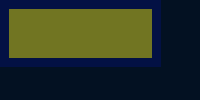
             <widget class="QWidget" name="defaultWindow">
              <property name="sizePolicy">
               <sizepolicy hsizetype="Preferred" vsizetype="Preferred">
                <horstretch>152</horstretch>
                <verstretch>0</verstretch>
               </sizepolicy>
              </property>
              <layout class="QHBoxLayout" name="horizontalLayout_12">
               <property name="spacing">
                <number>0</number>
               </property>
               <property name="leftMargin">
                <number>0</number>
               </property>
               <property name="topMargin">
                <number>0</number>
               </property>
               <property name="rightMargin">
                <number>0</number>
               </property>
               <property name="bottomMargin">
                <number>0</number>
               </property>
               <item>
                <widget class="QWidget" name="widget_3" native="true">
                 <property name="sizePolicy">
                  <sizepolicy hsizetype="Preferred" vsizetype="Preferred">
                   <horstretch>122</horstretch>
                   <verstretch>0</verstretch>
                  </sizepolicy>
                 </property>
                 <property name="styleSheet">
                  <string notr="true">background:rgb(136,68,12)
</string>
                 </property>
                 <layout class="QVBoxLayout" name="verticalLayout_6">
                  <property name="spacing">
                   <number>0</number>
                  </property>
                  <property name="leftMargin">
                   <number>0</number>
                  </property>
                  <property name="topMargin">
                   <number>0</number>
                  </property>
                  <property name="rightMargin">
                   <number>0</number>
                  </property>
                  <property name="bottomMargin">
                   <number>0</number>
                  </property>
                  <item>
                   <widget class="QStackedWidget" name="fieldD">
                    <property name="sizePolicy">
                     <sizepolicy hsizetype="Preferred" vsizetype="Preferred">
                      <horstretch>0</horstretch>
                      <verstretch>6</verstretch>
                     </sizepolicy>
                    </property>
                    <property name="minimumSize">
                     <size>
                      <width>0</width>
                      <height>0</height>
                     </size>
                    </property>
                    <property name="baseSize">
                     <size>
                      <width>0</width>
                      <height>0</height>
                     </size>
                    </property>
                    <property name="styleSheet">
                     <string notr="true"/>
                    </property>
                    <property name="currentIndex">
                     <number>0</number>
                    </property>
                    <widget class="dmiLabel" name="fieldD_power">
                     <property name="styleSheet">
                      <string notr="true">background:rgb(3,17,68)
</string>
                     </property>
                     <layout class="QVBoxLayout" name="verticalLayout_17">
                      <item>
                       <widget class="power" name="widgetPower" native="true">
                        <property name="sizePolicy">
                         <sizepolicy hsizetype="Preferred" vsizetype="Preferred">
                          <horstretch>0</horstretch>
                          <verstretch>0</verstretch>
                         </sizepolicy>
                        </property>
                        <property name="minimumSize">
                         <size>
                          <width>0</width>
                          <height>0</height>
                         </size>
                        </property>
                        <property name="baseSize">
                         <size>
                          <width>274</width>
                          <height>274</height>
                         </size>
                        </property>
                        <property name="styleSheet">
                         <string notr="true">background:rgb(113,117,34)
</string>
                        </property>
                       </widget>
                      </item>
                     </layout>
                    </widget>
                    <widget class="dmiLabel" name="fieldD_planning">
                     <property name="styleSheet">
                      <string notr="true">background:rgb(6,34,68)
</string>
                     </property>
                    </widget>
                   </widget>
                  </item>
                  <item>
                   <widget class="dmiLabel" name="fieldG" native="true">
                    <property name="sizePolicy">
                     <sizepolicy hsizetype="Preferred" vsizetype="Preferred">
                      <horstretch>0</horstretch>
                      <verstretch>3</verstretch>
                     </sizepolicy>
                    </property>
                    <property name="minimumSize">
                     <size>
                      <width>0</width>
                      <height>0</height>
                     </size>
                    </property>
                    <property name="baseSize">
                     <size>
                      <width>0</width>
                      <height>0</height>
                     </size>
                    </property>
                    <property name="styleSheet">
                     <string notr="true">background:rgb(12,68,136)
</string>
                    </property>
                    <layout class="QVBoxLayout" name="verticalLayout_5">
                     <property name="spacing">
                      <number>0</number>
                     </property>
                     <property name="leftMargin">
                      <number>0</number>
                     </property>
                     <property name="topMargin">
                      <number>0</number>
                     </property>
                     <property name="rightMargin">
                      <number>0</number>
                     </property>
                     <property name="bottomMargin">
                      <number>0</number>
                     </property>
                     <item>
                      <widget class="QWidget" name="fieldGA" native="true">
                       <property name="sizePolicy">
                        <sizepolicy hsizetype="Preferred" vsizetype="Preferred">
                         <horstretch>27</horstretch>
                         <verstretch>25</verstretch>
                        </sizepolicy>
                       </property>
                       <property name="minimumSize">
                        <size>
                         <width>0</width>
                         <height>0</height>
                        </size>
                       </property>
                       <property name="baseSize">
                        <size>
                         <width>0</width>
                         <height>0</height>
                        </size>
                       </property>
                       <property name="styleSheet">
                        <string notr="true">background:rgb(6,34,68)
</string>
                       </property>
                       <layout class="QHBoxLayout" name="horizontalLayout_3">
                        <property name="spacing">
                         <number>0</number>
                        </property>
                        <property name="leftMargin">
                         <number>0</number>
                        </property>
                        <property name="topMargin">
                         <number>0</number>
                        </property>
                        <property name="rightMargin">
                         <number>0</number>
                        </property>
                        <property name="bottomMargin">
                         <number>0</number>
                        </property>
                        <item>
                         <widget class="dmiLabel" name="fieldG1" native="true">
                          <property name="sizePolicy">
                           <sizepolicy hsizetype="Preferred" vsizetype="Preferred">
                            <horstretch>0</horstretch>
                            <verstretch>0</verstretch>
                           </sizepolicy>
                          </property>
                          <property name="minimumSize">
                           <size>
                            <width>0</width>
                            <height>0</height>
                           </size>
                          </property>
                          <property name="baseSize">
                           <size>
                            <width>0</width>
                            <height>0</height>
                           </size>
                          </property>
                          <property name="styleSheet">
                           <string notr="true">background:rgb(3,17,34)
</string>
                          </property>
                         </widget>
                        </item>
                        <item>
                         <widget class="dmiLabel" name="fieldG2" native="true">
                          <property name="sizePolicy">
                           <sizepolicy hsizetype="Preferred" vsizetype="Preferred">
                            <horstretch>0</horstretch>
                            <verstretch>0</verstretch>
                           </sizepolicy>
                          </property>
                          <property name="minimumSize">
                           <size>
                            <width>0</width>
                            <height>0</height>
                           </size>
                          </property>
                          <property name="baseSize">
                           <size>
                            <width>0</width>
                            <height>0</height>
                           </size>
                          </property>
                          <property name="styleSheet">
                           <string notr="true">background:rgb(3,17,34)
</string>
                          </property>
                         </widget>
                        </item>
                        <item>
                         <widget class="dmiLabel" name="fieldG3" native="true">
                          <property name="sizePolicy">
                           <sizepolicy hsizetype="Preferred" vsizetype="Preferred">
                            <horstretch>0</horstretch>
                            <verstretch>0</verstretch>
                           </sizepolicy>
                          </property>
                          <property name="minimumSize">
                           <size>
                            <width>0</width>
                            <height>0</height>
                           </size>
                          </property>
                          <property name="baseSize">
                           <size>
                            <width>0</width>
                            <height>0</height>
                           </size>
                          </property>
                          <property name="styleSheet">
                           <string notr="true">background:rgb(3,17,34)
</string>
                          </property>
                         </widget>
                        </item>
                        <item>
                         <widget class="dmiLabel" name="fieldG4" native="true">
                          <property name="sizePolicy">
                           <sizepolicy hsizetype="Preferred" vsizetype="Preferred">
                            <horstretch>0</horstretch>
                            <verstretch>0</verstretch>
                           </sizepolicy>
                          </property>
                          <property name="minimumSize">
                           <size>
                            <width>0</width>
                            <height>0</height>
                           </size>
                          </property>
                          <property name="baseSize">
                           <size>
                            <width>0</width>
                            <height>0</height>
                           </size>
                          </property>
                          <property name="styleSheet">
                           <string notr="true">background:rgb(3,17,34)
</string>
                          </property>
                         </widget>
                        </item>
                        <item>
                         <widget class="dmiLabel" name="fieldG5" native="true">
                          <property name="sizePolicy">
                           <sizepolicy hsizetype="Preferred" vsizetype="Preferred">
                            <horstretch>0</horstretch>
                            <verstretch>0</verstretch>
                           </sizepolicy>
                          </property>
                          <property name="minimumSize">
                           <size>
                            <width>0</width>
                            <height>0</height>
                           </size>
                          </property>
                          <property name="baseSize">
                           <size>
                            <width>0</width>
                            <height>0</height>
                           </size>
                          </property>
                          <property name="styleSheet">
                           <string notr="true">background:rgb(3,17,34)
</string>
                          </property>
                         </widget>
                        </item>
                       </layout>
                      </widget>
                     </item>
                     <item>
                      <widget class="QWidget" name="fieldGB" native="true">
                       <property name="sizePolicy">
                        <sizepolicy hsizetype="Preferred" vsizetype="Preferred">
                         <horstretch>27</horstretch>
                         <verstretch>25</verstretch>
                        </sizepolicy>
                       </property>
                       <property name="minimumSize">
                        <size>
                         <width>0</width>
                         <height>0</height>
                        </size>
                       </property>
                       <property name="baseSize">
                        <size>
                         <width>0</width>
                         <height>0</height>
                        </size>
                       </property>
                       <property name="styleSheet">
                        <string notr="true">background:rgb(6,34,68)
</string>
                       </property>
                       <layout class="QHBoxLayout" name="horizontalLayout_4">
                        <property name="spacing">
                         <number>0</number>
                        </property>
                        <property name="leftMargin">
                         <number>0</number>
                        </property>
                        <property name="topMargin">
                         <number>0</number>
                        </property>
                        <property name="rightMargin">
                         <number>0</number>
                        </property>
                        <property name="bottomMargin">
                         <number>0</number>
                        </property>
                        <item>
                         <widget class="dmiLabel" name="fieldG6" native="true">
                          <property name="sizePolicy">
                           <sizepolicy hsizetype="Preferred" vsizetype="Preferred">
                            <horstretch>0</horstretch>
                            <verstretch>0</verstretch>
                           </sizepolicy>
                          </property>
                          <property name="minimumSize">
                           <size>
                            <width>0</width>
                            <height>0</height>
                           </size>
                          </property>
                          <property name="baseSize">
                           <size>
                            <width>0</width>
                            <height>0</height>
                           </size>
                          </property>
                          <property name="styleSheet">
                           <string notr="true">background:rgb(3,17,34)
</string>
                          </property>
                         </widget>
                        </item>
                        <item>
                         <widget class="dmiLabel" name="fieldG7" native="true">
                          <property name="sizePolicy">
                           <sizepolicy hsizetype="Preferred" vsizetype="Preferred">
                            <horstretch>0</horstretch>
                            <verstretch>0</verstretch>
                           </sizepolicy>
                          </property>
                          <property name="minimumSize">
                           <size>
                            <width>0</width>
                            <height>0</height>
                           </size>
                          </property>
                          <property name="baseSize">
                           <size>
                            <width>0</width>
                            <height>0</height>
                           </size>
                          </property>
                          <property name="styleSheet">
                           <string notr="true">background:rgb(3,17,34)
</string>
                          </property>
                         </widget>
                        </item>
                        <item>
                         <widget class="dmiLabel" name="fieldG8" native="true">
                          <property name="sizePolicy">
                           <sizepolicy hsizetype="Preferred" vsizetype="Preferred">
                            <horstretch>0</horstretch>
                            <verstretch>0</verstretch>
                           </sizepolicy>
                          </property>
                          <property name="minimumSize">
                           <size>
                            <width>0</width>
                            <height>0</height>
                           </size>
                          </property>
                          <property name="baseSize">
                           <size>
                            <width>0</width>
                            <height>0</height>
                           </size>
                          </property>
                          <property name="styleSheet">
                           <string notr="true">background:rgb(3,17,34)
</string>
                          </property>
                         </widget>
                        </item>
                        <item>
                         <widget class="dmiLabel" name="fieldG9" native="true">
                          <property name="sizePolicy">
                           <sizepolicy hsizetype="Preferred" vsizetype="Preferred">
                            <horstretch>0</horstretch>
                            <verstretch>0</verstretch>
                           </sizepolicy>
                          </property>
                          <property name="minimumSize">
                           <size>
                            <width>0</width>
                            <height>0</height>
                           </size>
                          </property>
                          <property name="baseSize">
                           <size>
                            <width>0</width>
                            <height>0</height>
                           </size>
                          </property>
                          <property name="styleSheet">
                           <string notr="true">background:rgb(3,17,34)
</string>
                          </property>
                         </widget>
                        </item>
                        <item>
                         <widget class="dmiLabel" name="fieldG10" native="true">
                          <property name="sizePolicy">
                           <sizepolicy hsizetype="Preferred" vsizetype="Preferred">
                            <horstretch>0</horstretch>
                            <verstretch>0</verstretch>
                           </sizepolicy>
                          </property>
                          <property name="minimumSize">
                           <size>
                            <width>0</width>
                            <height>0</height>
                           </size>
                          </property>
                          <property name="baseSize">
                           <size>
                            <width>0</width>
                            <height>0</height>
                           </size>
                          </property>
                          <property name="styleSheet">
                           <string notr="true">background:rgb(3,17,34)
</string>
                          </property>
                         </widget>
                        </item>
                       </layout>
                      </widget>
                     </item>
                     <item>
                      <widget class="QWidget" name="fieldGC" native="true">
                       <property name="sizePolicy">
                        <sizepolicy hsizetype="Preferred" vsizetype="Preferred">
                         <horstretch>27</horstretch>
                         <verstretch>25</verstretch>
                        </sizepolicy>
                       </property>
                       <property name="minimumSize">
                        <size>
                         <width>0</width>
                         <height>0</height>
                        </size>
                       </property>
                       <property name="baseSize">
                        <size>
                         <width>0</width>
                         <height>0</height>
                        </size>
                       </property>
                       <property name="styleSheet">
                        <string notr="true">background:rgb(6,34,68)
</string>
                       </property>
                       <layout class="QHBoxLayout" name="horizontalLayout_5">
                        <property name="spacing">
                         <number>0</number>
                        </property>
                        <property name="leftMargin">
                         <number>0</number>
                        </property>
                        <property name="topMargin">
                         <number>0</number>
                        </property>
                        <property name="rightMargin">
                         <number>0</number>
                        </property>
                        <property name="bottomMargin">
                         <number>0</number>
                        </property>
                        <item>
                         <widget class="dmiLabel" name="fieldG11" native="true">
                          <property name="sizePolicy">
                           <sizepolicy hsizetype="Preferred" vsizetype="Preferred">
                            <horstretch>21</horstretch>
                            <verstretch>0</verstretch>
                           </sizepolicy>
                          </property>
                          <property name="minimumSize">
                           <size>
                            <width>0</width>
                            <height>0</height>
                           </size>
                          </property>
                          <property name="baseSize">
                           <size>
                            <width>0</width>
                            <height>0</height>
                           </size>
                          </property>
                          <property name="styleSheet">
                           <string notr="true">background:rgb(3,17,34)
</string>
                          </property>
                         </widget>
                        </item>
                        <item>
                         <widget class="QStackedWidget" name="fieldG12_holder">
                          <property name="sizePolicy">
                           <sizepolicy hsizetype="Preferred" vsizetype="Preferred">
                            <horstretch>40</horstretch>
                            <verstretch>0</verstretch>
                           </sizepolicy>
                          </property>
                          <property name="minimumSize">
                           <size>
                            <width>0</width>
                            <height>0</height>
                           </size>
                          </property>
                          <property name="baseSize">
                           <size>
                            <width>0</width>
                            <height>0</height>
                           </size>
                          </property>
                          <property name="styleSheet">
                           <string notr="true">background:rgb(3,17,34)
</string>
                          </property>
                          <property name="currentIndex">
                           <number>0</number>
                          </property>
                          <widget class="QWidget" name="fieldG12Page1">
                           <layout class="QVBoxLayout" name="verticalLayout_23">
                            <property name="spacing">
                             <number>0</number>
                            </property>
                            <property name="leftMargin">
                             <number>0</number>
                            </property>
                            <property name="topMargin">
                             <number>0</number>
                            </property>
                            <property name="rightMargin">
                             <number>0</number>
                            </property>
                            <property name="bottomMargin">
                             <number>0</number>
                            </property>
                            <item>
                             <widget class="dmiLabel" name="fieldG12_btn" native="true">
                              <property name="styleSheet">
                               <string notr="true">background:rgb(3,17,34)
</string>
                              </property>
                             </widget>
                            </item>
                           </layout>
                          </widget>
                          <widget class="QWidget" name="page">
                           <layout class="QHBoxLayout" name="horizontalLayout_20">
                            <property name="spacing">
                             <number>0</number>
                            </property>
                            <property name="leftMargin">
                             <number>0</number>
                            </property>
                            <property name="topMargin">
                             <number>0</number>
                            </property>
                            <property name="rightMargin">
                             <number>0</number>
                            </property>
                            <property name="bottomMargin">
                             <number>0</number>
                            </property>
                            <item>
                             <widget class="dmiLabel" name="fieldG12_geopos_T" native="true">
                              <property name="styleSheet">
                               <string notr="true">background:rgb(195,195,195)
</string>
                              </property>
                             </widget>
                            </item>
                            <item>
                             <widget class="dmiLabel" name="fieldG12_geopos_H" native="true">
                              <property name="styleSheet">
                               <string notr="true">background:rgb(195,195,195)
</string>
                              </property>
                             </widget>
                            </item>
                           </layout>
                          </widget>
                         </widget>
                        </item>
                        <item>
                         <widget class="dmiLabel" name="fieldG13" native="true">
                          <property name="sizePolicy">
                           <sizepolicy hsizetype="Preferred" vsizetype="Preferred">
                            <horstretch>21</horstretch>
                            <verstretch>0</verstretch>
                           </sizepolicy>
                          </property>
                          <property name="minimumSize">
                           <size>
                            <width>0</width>
                            <height>0</height>
                           </size>
                          </property>
                          <property name="baseSize">
                           <size>
                            <width>0</width>
                            <height>0</height>
                           </size>
                          </property>
                          <property name="styleSheet">
                           <string notr="true">background:rgb(3,17,34)
</string>
                          </property>
                         </widget>
                        </item>
                       </layout>
                      </widget>
                     </item>
                    </layout>
                   </widget>
                  </item>
                 </layout>
                </widget>
               </item>
               <item>
                <widget class="dmiLabel" name="fieldF" native="true">
                 <property name="sizePolicy">
                  <sizepolicy hsizetype="Preferred" vsizetype="Preferred">
                   <horstretch>30</horstretch>
                   <verstretch>0</verstretch>
                  </sizepolicy>
                 </property>
                 <property name="minimumSize">
                  <size>
                   <width>0</width>
                   <height>0</height>
                  </size>
                 </property>
                 <property name="baseSize">
                  <size>
                   <width>0</width>
                   <height>0</height>
                  </size>
                 </property>
                 <property name="styleSheet">
                  <string notr="true">background:rgb(12,68,136)
</string>
                 </property>
                 <layout class="QVBoxLayout" name="verticalLayout_3">
                  <property name="spacing">
                   <number>0</number>
                  </property>
                  <property name="leftMargin">
                   <number>0</number>
                  </property>
                  <property name="topMargin">
                   <number>0</number>
                  </property>
                  <property name="rightMargin">
                   <number>0</number>
                  </property>
                  <property name="bottomMargin">
                   <number>0</number>
                  </property>
                  <item>
                   <widget class="dmiLabel" name="fieldF1" native="true">
                    <property name="styleSheet">
                     <string notr="true">background:rgb(3,17,34)
</string>
                    </property>
                   </widget>
                  </item>
                  <item>
                   <widget class="dmiLabel" name="fieldF2" native="true">
                    <property name="styleSheet">
                     <string notr="true">background:rgb(3,17,34)
</string>
                    </property>
                   </widget>
                  </item>
                  <item>
                   <widget class="dmiLabel" name="fieldF3" native="true">
                    <property name="styleSheet">
                     <string notr="true">background:rgb(3,17,34)
</string>
                    </property>
                   </widget>
                  </item>
                  <item>
                   <widget class="dmiLabel" name="fieldF4" native="true">
                    <property name="styleSheet">
                     <string notr="true">background:rgb(3,17,34)
</string>
                    </property>
                   </widget>
                  </item>
                  <item>
                   <widget class="dmiLabel" name="fieldF5" native="true">
                    <property name="styleSheet">
                     <string notr="true">background:rgb(3,17,34)
</string>
                    </property>
                   </widget>
                  </item>
                  <item>
                   <widget class="dmiLabel" name="fieldF6" native="true">
                    <property name="styleSheet">
                     <string notr="true">background:rgb(3,17,34)
</string>
                    </property>
                   </widget>
                  </item>
                  <item>
                   <widget class="dmiLabel" name="fieldF7" native="true">
                    <property name="styleSheet">
                     <string notr="true">background:rgb(3,17,34)
</string>
                    </property>
                   </widget>
                  </item>
                  <item>
                   <widget class="dmiLabel" name="fieldF8" native="true">
                    <property name="styleSheet">
                     <string notr="true">background:rgb(3,17,34)
</string>
                    </property>
                   </widget>
                  </item>
                  <item>
                   <widget class="dmiLabel" name="fieldF9" native="true">
                    <property name="styleSheet">
                     <string notr="true">background:rgb(3,17,34)
</string>
                    </property>
                   </widget>
                  </item>
                 </layout>
                </widget>
               </item>
              </layout>
             </widget>
